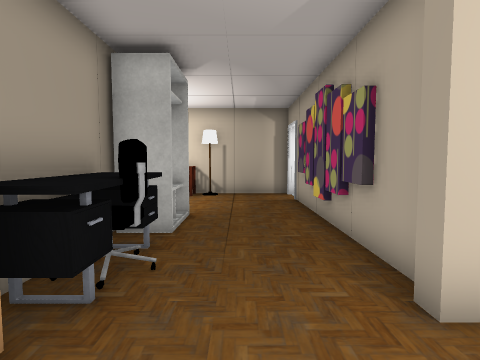
[1] (above)

16 first-person views from a walk through a Unity game level. The camera is 1.5 m above the floor, tilts 4° down and sees 80° across. The floor is counted in squares, 1 m on a side. Each view is taken from the middle of a square. On the plan, view 1 faces up. The plan holds only what a view shows up to about 14 squares ahead; the rest is blank. The place goes on beyond the plan. The player character is not drawn. Some animated figures are left out. Door leaves are left out, so doorways stand open. Some surface patterns are stand-ins.

[2]
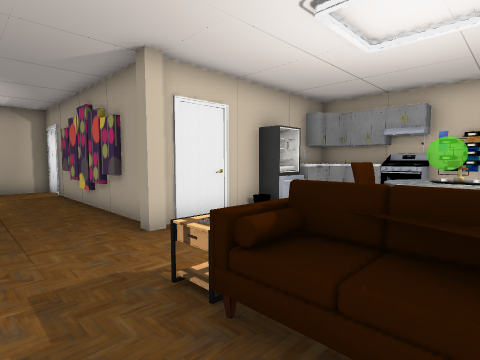

[3]
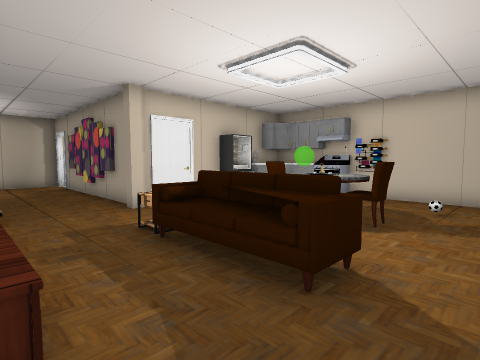

[4]
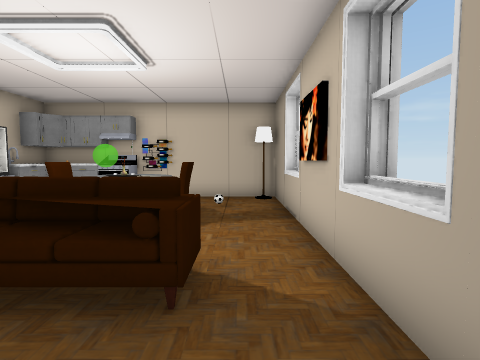

[5]
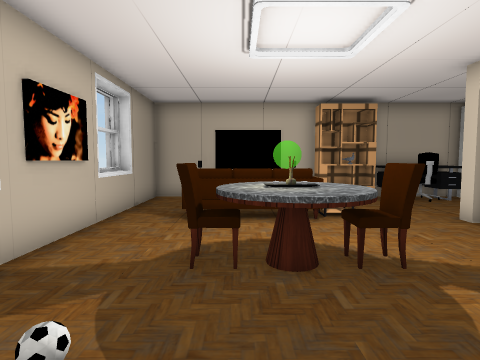

[6]
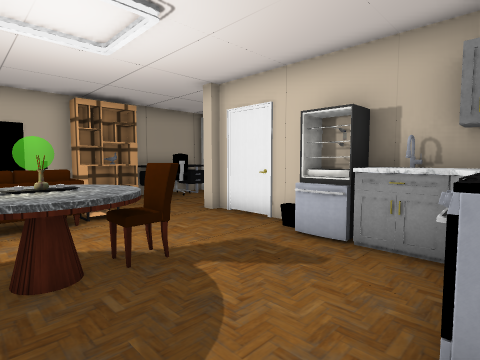

[7]
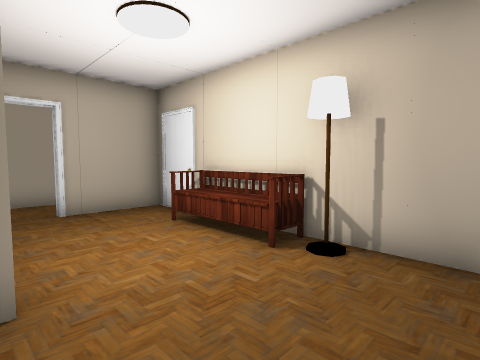

[8]
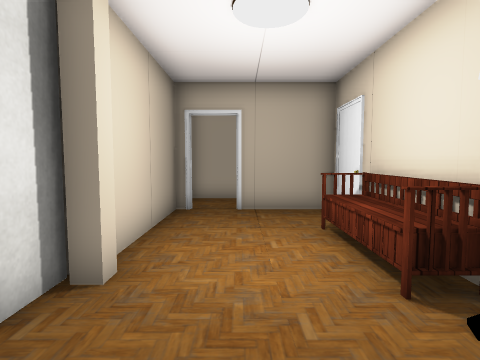

[9]
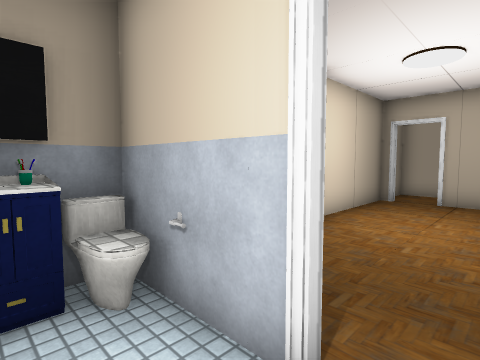

[10]
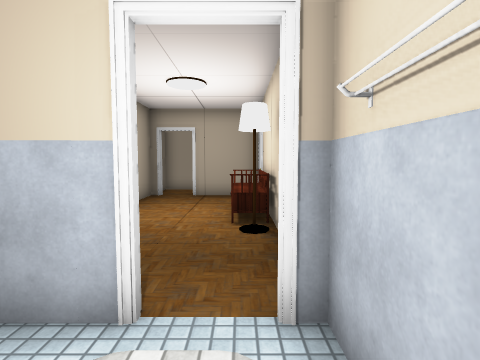

[11]
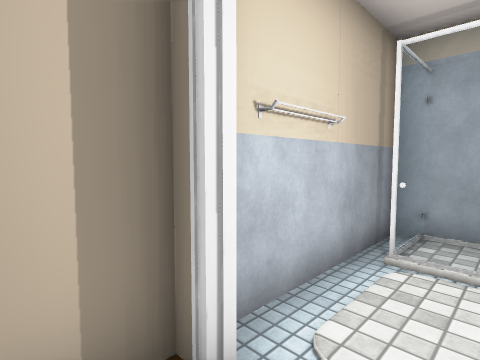

[12]
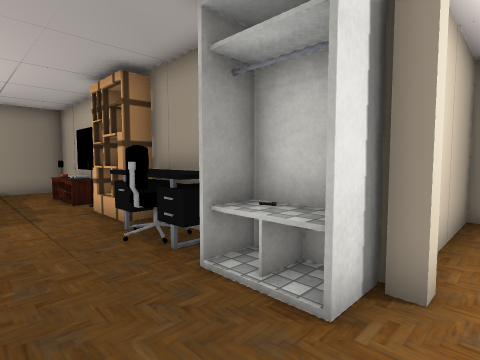

[13]
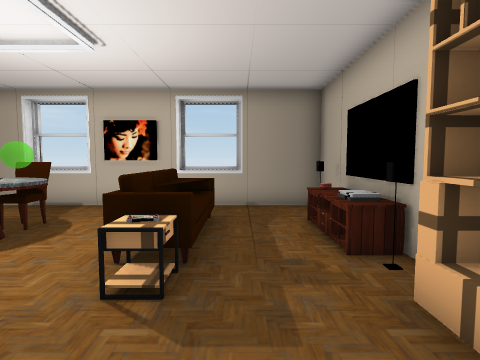

[14]
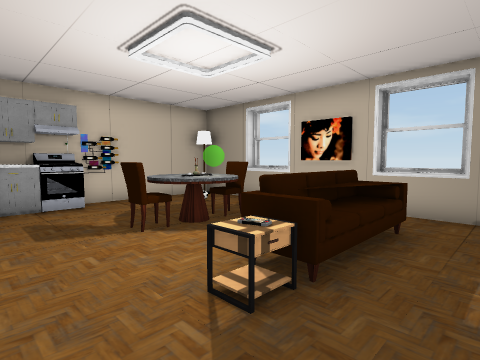

[15]
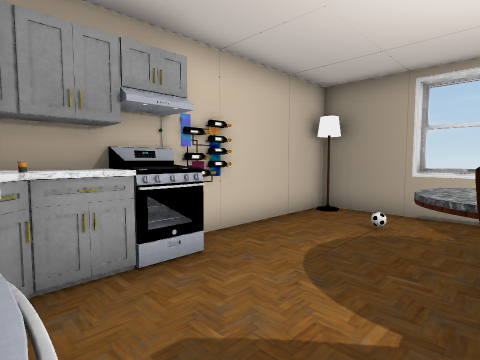

[16]
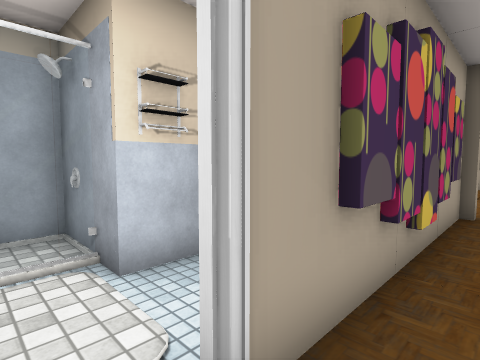

### Floor plan
Ten units are one square. View 1 is at (0, 0); x grows to the right and y downward. Boxes are objects, and circles mark ways between rooms. Rooms are numbered by the first view taken in them; rooms with no view inside come last. Other rooms are left out.
<svg viewBox="-85 -133 195 205">
<path fill="none" stroke="#000" d="M22 -34 22 -44M-26 -1 -26 64 96 64 96 24M51 67 70 67M-14 -34 -14 -25 -21 -25M0 67 20 67M96 -2 96 -28 24 -28M-19 -52 -14 -52 -14 -42M-26 -61 -26 -21M21 -128 -76 -128 -76 -99M-76 -81 -34 -81M20 -45 20 -96M22 -44 22 -110M24 -110 24 -80M46 -92 46 -106 71 -106 71 -128 21 -128"/>
<rect x="-25" y="15" width="10" height="30" fill="#bbb"><title>other object</title></rect>
<rect x="-25" y="-25" width="10" height="30" fill="#bbb"><title>other object</title></rect>
<rect x="-25" y="-75" width="10" height="20" fill="#bbb"><title>other object</title></rect>
<rect x="-15" y="-45" width="10" height="10" fill="#bbb"><title>other object</title></rect>
<rect x="5" y="5" width="20" height="40" fill="#bbb"><title>other object</title></rect>
<rect x="5" y="-5" width="10" height="20" fill="#bbb"><title>other object</title></rect>
<rect x="15" y="-35" width="10" height="10" fill="#bbb"><title>other object</title></rect>
<rect x="35" y="25" width="10" height="10" fill="#bbb"><title>other object</title></rect>
<rect x="45" y="25" width="10" height="20" fill="#bbb"><title>other object</title></rect>
<rect x="45" y="15" width="10" height="10" fill="#bbb"><title>other object</title></rect>
<rect x="45" y="5" width="10" height="10" fill="#bbb"><title>other object</title></rect>
<rect x="55" y="15" width="10" height="20" fill="#bbb"><title>other object</title></rect>
<rect x="55" y="-25" width="20" height="10" fill="#bbb"><title>other object</title></rect>
<rect x="75" y="-25" width="20" height="20" fill="#bbb"><title>other object</title></rect>
<rect x="85" y="55" width="10" height="10" fill="#bbb"><title>other object</title></rect>
<rect x="85" y="-5" width="10" height="20" fill="#bbb"><title>other object</title></rect>
<rect x="95" y="15" width="10" height="10" fill="#bbb"><title>other object</title></rect>
<rect x="95" y="5" width="10" height="10" fill="#bbb"><title>other object</title></rect>
<rect x="-55" y="-125" width="40" height="10" fill="#bbb"><title>other object</title></rect>
<rect x="-35" y="-85" width="10" height="10" fill="#bbb"><title>other object</title></rect>
<rect x="-15" y="-125" width="10" height="10" fill="#bbb"><title>other object</title></rect>
<rect x="25" y="-95" width="10" height="10" fill="#bbb"><title>other object</title></rect>
<rect x="55" y="-115" width="10" height="10" fill="#bbb"><title>other object</title></rect>
<circle cx="-10" cy="-70" r="3" fill="#2a7"/>
<circle cx="5" cy="-45" r="3" fill="#2a7"/>
<circle cx="20" cy="-115" r="3" fill="#2a7"/>
<text x="30" y="10">1</text>
<text x="-20" y="-100">2</text>
<text x="40" y="-110">3</text>
</svg>
Room 1 opens to room 2. Room 2 opens to room 3.

Where each view was taken, in squares from view 1:
view 1: 0 up, 0 right, facing up
view 2: 3 down, 1 left, facing up-right
view 3: 6 down, 2 left, facing up-right
view 4: 5 down, 2 left, facing right
view 5: 3 down, 9 right, facing left
view 6: 3 down, 9 right, facing up-left
view 7: 8 up, 1 right, facing up-left
view 8: 10 up, 1 right, facing left
view 9: 12 up, 4 right, facing down-left
view 10: 12 up, 5 right, facing left
view 11: 11 up, 1 right, facing up-right
view 12: 9 up, 1 right, facing down-left
view 13: 3 up, 0 right, facing down
view 14: 2 up, 1 left, facing down-right
view 15: 2 up, 5 right, facing down-right
view 16: 12 up, 1 right, facing down-right
